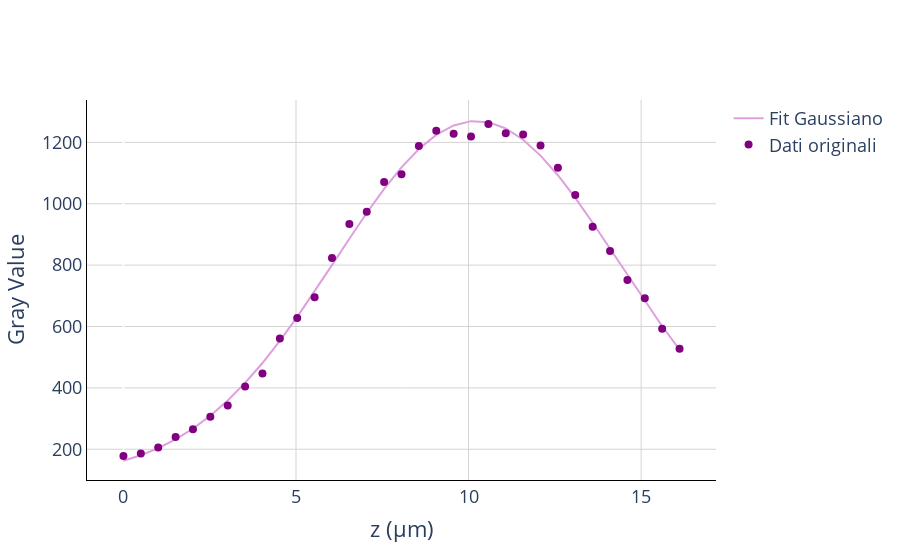

Notebook source saved alongside this figure:
### Code cell
# Define x and y for the Gaussian fit
x = data["[micron]"].values
y = gaussian(x, *popt)  # Use the Gaussian function with the fitted parameters

fig = go.Figure()


# Aggiungi la curva gaussiana come linea
fig.add_trace(go.Scatter(
    x=x,
    y=y,
    mode='lines',
    name='Fit Gaussiano',
    line=dict(color='plum', width=2)
))

# Aggiungi i dati originali come scatter plot
fig.add_trace(go.Scatter(
    x=data["[micron]"],
    y=data["Mean"],
    mode='markers',
    name='Dati originali',
    marker=dict(color='purple', size=8)
))


# Configura il layout del grafico
fig.update_layout(
    xaxis_title="z (μm)",
    yaxis_title="Gray Value",
    plot_bgcolor="white",
    font=dict(size=18),
    xaxis=dict(showline=True, linecolor="black", gridcolor="lightgrey"),
    yaxis=dict(showline=True, linecolor="black", gridcolor="lightgrey")
)


fig.show()

### Figure 1 — Plotly figure (JSON) as saved in the notebook; plotly's stock layout.template omitted (floating-point values rounded to 4 significant figures)
{"data": [{"line": {"color": "plum", "width": 2}, "mode": "lines", "name": "Fit Gaussiano", "type": "scatter", "x": [0, 0.5035, 1.007, 1.511, 2.014, 2.518, 3.021, 3.525, 4.028, 4.532, 5.035, 5.539, 6.043, 6.546, 7.05, 7.553, 8.057, 8.56, 9.064, 9.567, 10.07, 10.57, 11.08, 11.58, 12.09, 12.59, 13.09, 13.6, 14.1, 14.6, 15.11, 15.61, 16.11], "y": [162.6, 180.6, 203.6, 232.1, 267.1, 309.1, 358.7, 416.1, 481.1, 553.2, 631.4, 714.3, 800.0, 886.0, 969.8, 1048.0, 1119.0, 1178.0, 1224.0, 1255.0, 1269.0, 1266.0, 1245.0, 1208.0, 1157.0, 1093.0, 1019.0, 938.1, 853.1, 766.9, 682.1, 600.7, 524.7]}, {"marker": {"color": "purple", "size": 8}, "mode": "markers", "name": "Dati originali", "type": "scatter", "x": [0, 0.5035, 1.007, 1.511, 2.014, 2.518, 3.021, 3.525, 4.028, 4.532, 5.035, 5.539, 6.043, 6.546, 7.05, 7.553, 8.057, 8.56, 9.064, 9.567, 10.07, 10.57, 11.08, 11.58, 12.09, 12.59, 13.09, 13.6, 14.1, 14.6, 15.11, 15.61, 16.11], "y": [178.0, 185.8, 205.3, 239.7, 265.1, 305.6, 342.8, 404.6, 447.2, 561.1, 627.6, 695.1, 823.4, 933.7, 973.5, 1071.0, 1096.0, 1188.0, 1238.0, 1228.0, 1219.0, 1260.0, 1229.0, 1226.0, 1190.0, 1117.0, 1028.0, 925.4, 846.0, 751.6, 691.7, 592.4, 527.5]}], "layout": {"font": {"size": 18}, "plot_bgcolor": "white", "xaxis": {"gridcolor": "lightgrey", "linecolor": "black", "showline": true, "title": {"text": "z (μm)"}}, "yaxis": {"gridcolor": "lightgrey", "linecolor": "black", "showline": true, "title": {"text": "Gray Value"}}}}
